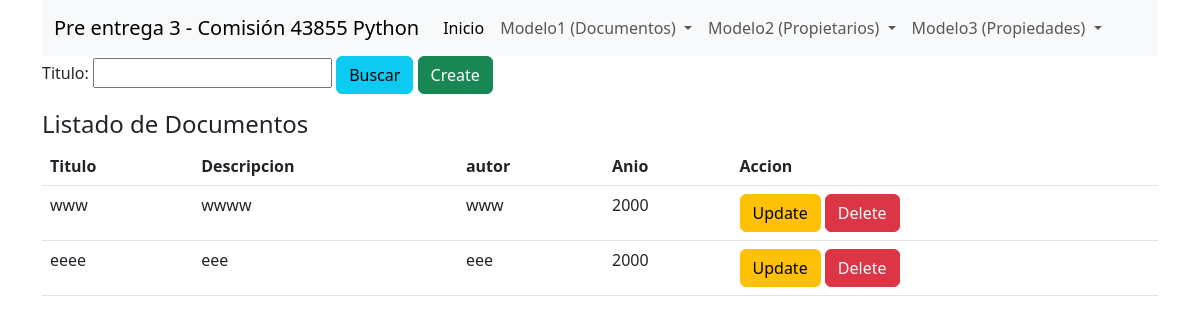
Page /listarDocs/ on the earlier database version.
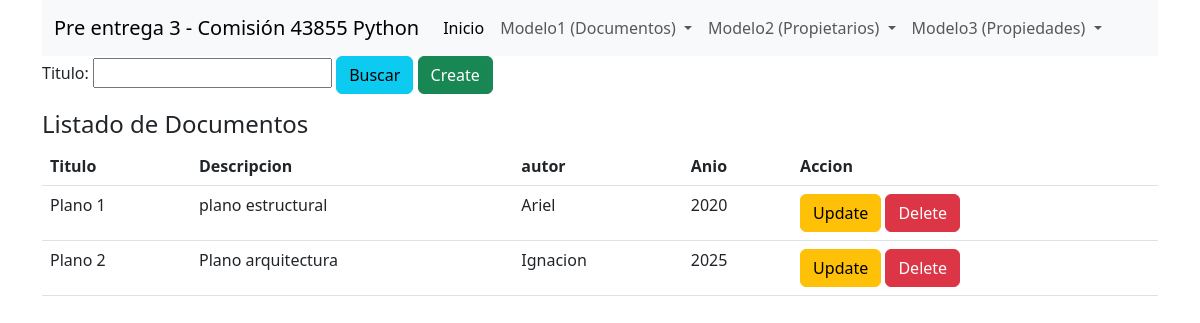
Same page on the later database version.
### crud/models.py (models this page shows)
class Documento(models.Model):
    titulo = models.CharField(db_column='titulo', max_length=100, blank=False)
    descripcion = models.CharField(db_column='descripcion', max_length=100, blank=False)
    autor = models.CharField(db_column='autor', max_length=100, blank=False)
    anio = models.IntegerField(db_column='anio',blank=False, default=2023)

### crud/views.py (the view)
# urls.py: path('listarDocs/', views.listarDocs, name='listarDocs'),
def listarDocs(request):
    form = BuscaDocs(request.GET)
    if form.is_valid():
        filtro = form.cleaned_data['titulo']
        docs = Documento.objects.filter(titulo__icontains=filtro)
    else:
        print("No es Valido ")
    return render(request,"listadocs.html",{'form':form,'docs':docs})

### crud/forms.py
class BuscaDocs(forms.Form):
    titulo = forms.CharField(max_length=100,required=False)

### crud/templates/listadocs.html
{% extends "base.html" %}
{% block content %}
<div class="container">
    <form action="?" method="get">
        {{form}}
        <button type="submit" class="btn btn-info">Buscar</button>
        <a type="button" class="btn btn-success" href="{%url 'creaDocs' %}">Create</a>
    </form>
<div class="card-body">
    <h4>Listado de Documentos </h4>
    <table class="table">
        <thead>
            <tr>
                <th scope="col">Titulo</th>
                <th scope="col">Descripcion</th>
                <th scope="col">autor</th>
                <th scope="col">Anio</th>
                <th scope="col">Accion</th>
            </tr>
        </thead>
        <tbody>
            {% for doc in docs %}
            <tr>
                <td>{{ doc.titulo }}</td>
                <td>{{ doc.descripcion }}</td>
                <td>{{ doc.autor }}</td>
                <td>{{ doc.anio }}</td>
                <td>
                    <a type="button" class="btn btn-warning" href="../update-Docs/{{ doc.id }}">Update</a>
                    <a type="button" class="btn btn-danger" href="../delete-Docs/{{ doc.id }}">Delete</a>
                </td>
            </tr>
            {% endfor %}
        </tbody>
    </table>
</div>
</div>
{% endblock %}

### crud/templates/base.html (shortened to what this page needs)
<html lang="en">
<head>
    <link href="https://cdn.jsdelivr.net/npm/bootstrap@5.3.0/dist/css/bootstrap.min.css" rel="stylesheet">
    </head>
    <div class="container">
    <nav class="navbar navbar-expand-lg bg-body-tertiary">
        <div class="container-fluid">
          <a class="navbar-brand" href="#">Pre entrega 3 - Comisión 43855 Python </a>
          <div class="collapse navbar-collapse" id="navbarNav">
            <ul class="navbar-nav">
              <li class="nav-item">
                <a class="nav-link active" aria-current="page" href="{%url 'inicio' %}">Inicio</a>
              </li>
              <li class="nav-item dropdown">
                <a class="nav-link dropdown-toggle" href="#" id="navbarDropdown" role="button" data-bs-toggle="dropdown" aria-expanded="false">
                    Modelo1 (Documentos)
                  </a>
              </li>
              <li class="nav-item dropdown">
                <a class="nav-link dropdown-toggle" href="#" id="navbarDropdown" role="button" data-bs-toggle="dropdown" aria-expanded="false">
                    Modelo2 (Propietarios)
                  </a>
              </li>
              <li class="nav-item dropdown">
                <a class="nav-link dropdown-toggle" href="#" id="navbarDropdown" role="button" data-bs-toggle="dropdown" aria-expanded="false">
                    Modelo3 (Propiedades)
                  </a>
              </li>
            </ul>
          </div>
        </div>
      </nav>
    </div>
<body>
    {% block content %}{% endblock %}
</body>
</html>

Differences in the rows shown:
removed Documento: titulo "www", descripcion "wwww", autor "www", anio "2000"
removed Documento: titulo "eeee", descripcion "eee", autor "eee", anio "2000"
added Documento: titulo "Plano 1", descripcion "plano estructural", autor "Ariel", anio "2020"
added Documento: titulo "Plano 2", descripcion "Plano arquitectura", autor "Ignacion", anio "2025"
